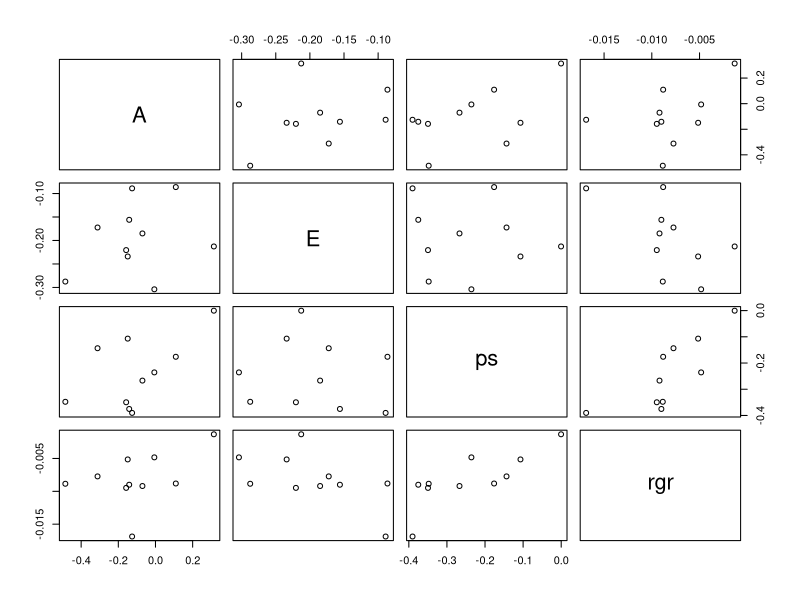

Here is the R script that generated this plot:
##### Paper: water inundation sensitivity in dipterocarps
##### author: james margrove 
##### date: 29.01.2017
##### title: exploration of species reactions to flooding coeficents 

##### remove clutter 
rm(list=ls())

# import all the coef values from the species interaction section 
ASlopeCoef <- read.table("./ASlopeCoef.txt", header = TRUE)[, 2]
ESlopeCoeF <- read.table("./ESlopeCoef.txt", header = TRUE)[, 2]
psSlopeCoeF <- read.table("./psSlopeCoef.txt", header = TRUE)[, 2]
rgrSlopeCoeF <- read.table("./rgrSlopeCoef.txt", header = TRUE)[, 2]


data <- data.frame(A = ASlopeCoef, 
                   E = ESlopeCoeF, 
                   ps = psSlopeCoeF,
                   rgr = rgrSlopeCoeF)
# plot the data for these interactions. 
plot(data)

# Correlation between ps and rgr 
with(data, cor(ps, rgr))

# Linear model for survival and 
lm1 <- lm(ps ~ rgr, data = data)
summary(lm1)


### species that had their photosynthesis, and transperation reduced the most,
# where those that had theree